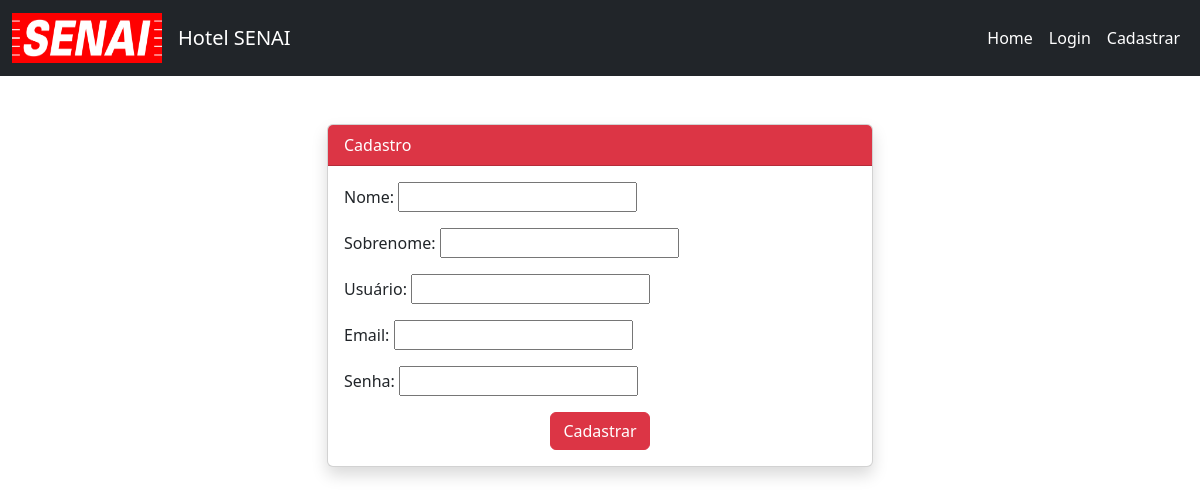
Page /cadastro on the committed database.
### hotel/models.py (models this page shows, shortened)
class hotel(models.Model):
    titulo = models.CharField(max_length=50)
    descricao = models.TextField(max_length=500)
    logo = models.ImageField(upload_to="logo/")

### hotel/views.py (the view)
# urls.py: path('cadastro', views.cadastro, name="cadastro"),
def cadastro(request):
    context = {}
    dados_quarto = Quarto.objects.all()
    context['dados_quarto'] = dados_quarto
    dados_hotel = hotel.objects.all()
    context['dados_hotel'] = dados_hotel
    if request.method == "POST":
        form = FormCadastro (request.POST)
        if form.is_valid():
            var_first_name = form.cleaned_data['first_name']
            var_last_name = form.cleaned_data['last_name']
            var_user = form.cleaned_data['user']
            var_email = form.cleaned_data['email']
            var_password = form.cleaned_data['password']
            user = User.objects.create_user(username=var_user, email=var_email, password=var_password)
            user.first_name = var_first_name
            user.last_name = var_last_name
            user.save()
            return redirect('/')
    else:
        form = FormCadastro()
        context['form'] = form
        return render(request, 'cadastro.html', context )

### hotel/forms.py
class FormCadastro(forms.Form):
    first_name = forms.CharField(label='Nome:', max_length=20)
    last_name = forms.CharField(label='Sobrenome:', max_length=20)
    user = forms.CharField(label='Usuário:', max_length=20)
    email = forms.EmailField(label='Email:', max_length=100)
    password = forms.CharField(label='Senha:', widget=forms.PasswordInput)

### hotel/templates/cadastro.html (shortened to what this page needs)
{% extends 'index.html' %}
{% load static %}
{% block nav %}
    {% include 'nav2.html' %}
{% endblock %}
{% block body %}
<div class="container py-5">
    <div class="row justify-content-center">
        <div class="col-md-6">
            <div class="card shadow">
                <div class="card-header bg-danger text-white">Cadastro</div>
                <div class="card-body">
                    <form action="cadastro" method="post">
                        <div class="mb-3">
                            {{ form.first_name.label }}
                            {{ form.first_name }}
                        </div>
                        <div class="mb-3">
                            {{ form.last_name.label }}
                            {{ form.last_name }}
                        </div>
                        <div class="mb-3">
                            {{ form.user.label }}
                            {{ form.user }}
                        </div>
                        <div class="mb-3">
                            {{ form.email.label }}
                            {{ form.email }}
                        </div>
                        <div class="mb-3">
                            {{ form.password.label }}
                            {{ form.password }}
                        </div>
                        <div class="text-center">
                            <input type="submit" class="btn btn-danger btn-block" value="Cadastrar">
                        </div>
                    </form>
                </div>
            </div>
        </div>
    </div>
</div>
{% endblock %}

### templates/nav2.html
<nav class="navbar bg-dark" style=" color: #ffffff ">
    {% for item in dados_hotel %}
    <div class="container-fluid">
        <div>
            <a style="color: #ffffff;" class="navbar-brand d-flex justify-content-center align-items-center gap-3"
                href="/">
                <img src="{{item.logo.url}}" alt="Logo" width="150" height="50" class="d-inline-block align-text-top">
                {{item.titulo}}
            </a>
        </div>
        <div class="d-flex flex-row gap-3 pe-2">
            <a class="nav-link active" aria-current="page" href="/">Home</a>
            <a class="nav-link active" aria-current="page" href="login">Login</a>
            <a class="nav-link active" aria-current="page" href="cadastro">Cadastrar</a>
        </div>
    </div>
    {% endfor %}
</nav>

### rows in the picture
hotel: logo (picture), titulo "Hotel SENAI"
